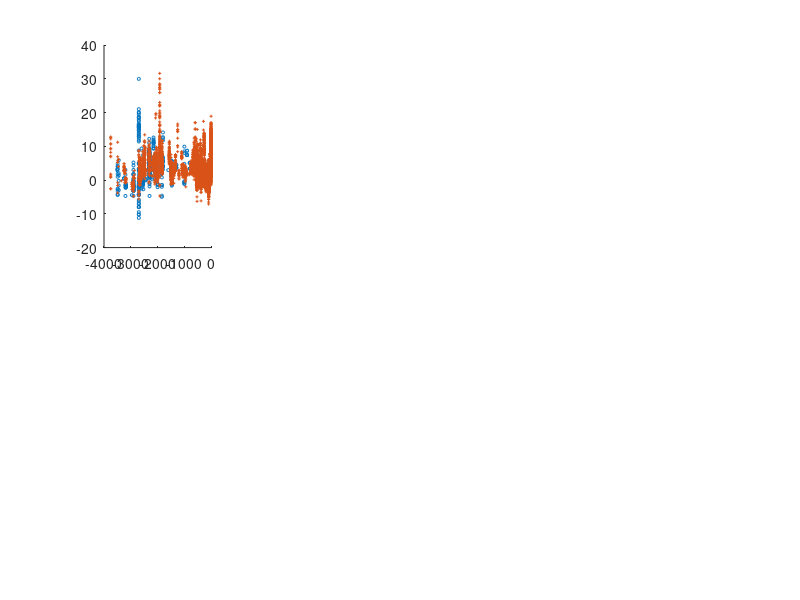

Reproduce this figure in MATLAB. (Note: this script raises an error after producing the figure.)
figure
load('15N.mat')
d15Ntime = -1 * data(:,1);
d15Norg = data(:,2);
d15Nbulk = data(:,3);

subplot(2, 4, 1); % 创建 4 行 1 列的子图，第一行
hold on; % 保持图像
scatter(d15Ntime, d15Norg,5,'o')
hold on
scatter(d15Ntime, d15Nbulk,5,'+')
hold on

plot(state.time/10e5, state.NO3_15N_P, 'r', 'DisplayName', 'P');

hold off;

xlabel('Time');
ylabel('δ^{15}NO3 (‰)');
title('Proximal');
legend('org','bulk')
grid on;

% 绘制 D 图

subplot(2, 4, 2); % 第二行
hold on; % 保持图像
plot(state.time/10e5, state.NO3_15N_D, 'r', 'DisplayName', 'P');

hold off;

xlabel('Time');
ylabel('δ^{15}NO3 (‰)');
title('Distal');
grid on;
%%%%%%%%%%%%%%
subplot(2, 4, 3); % 第二行
hold on; % 保持图像
plot(state.time/10e5, state.NO3_15N_S, 'r', 'DisplayName', 'P');

hold off;

xlabel('Time');
ylabel('δ^{15}NO3 (‰)');
title('surface');
grid on;
%%%%%%%%%%%%%%%%%%%%%%%%%
subplot(2, 4, 4); % 第二行
hold on; % 保持图像
plot(state.time/10e5, state.NO3_15N_DP, 'r', 'DisplayName', 'P');

hold off;

xlabel('Time');
ylabel('δ^{15}NO3 (‰)');
title('Deep ocean');
grid on;
%%%%%%%%%%%%%%%%%%%%%%%%%
subplot(2, 4, 5); % 第二行
hold on; % 保持图像
plot(state.time/10e5, state.NH4_15N_P, 'r', 'DisplayName', 'P');

hold off;

xlabel('Time');
ylabel('δ^{15}NH4 (‰)');
title('Proximal');
grid on;
%%%%%%%%%%%%%%%%%%%%%%%%%
subplot(2, 4, 6); % 第二行
hold on; % 保持图像
plot(state.time/10e5, state.NH4_15N_D, 'r', 'DisplayName', 'P');

hold off;

xlabel('Time');
ylabel('δ^{15}NH4 (‰)');
title('Distal');
grid on;
%%%%%%%%%%%%%%%%%%%%%%%%%
subplot(2, 4, 7); % 第二行
hold on; % 保持图像
plot(state.time/10e5, state.NH4_15N_S, 'r', 'DisplayName', 'P');

hold off;

xlabel('Time');
ylabel('δ^{15}NH4 (‰)');
title('surface');
grid on;
%%%%%%%%%%%%%%%%%%%%%%%%%
subplot(2, 4, 8); % 第二行
hold on; % 保持图像
plot(state.time/10e5, state.NH4_15N_DP, 'r', 'DisplayName', 'P');

hold off;

xlabel('Time');
ylabel('δ^{15}NH4 (‰)');
title('Deep ocean');
grid on;
